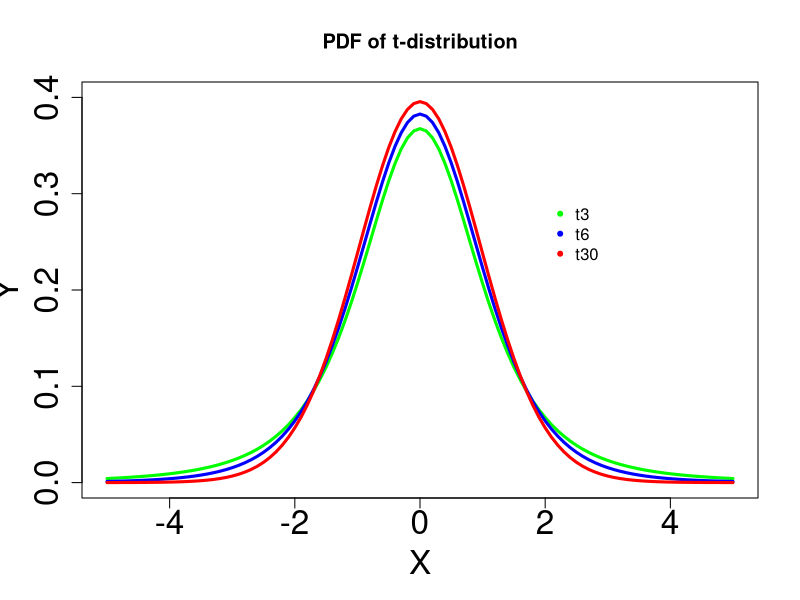
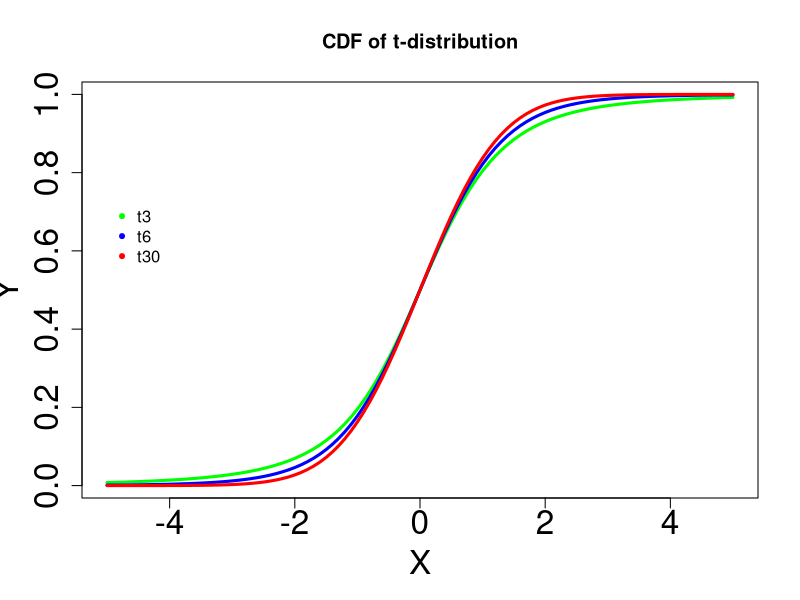

Write the R code that produced these figures, in order.

# clear all variables
rm(list = ls(all = TRUE))
graphics.off()

xx = seq(-5, 5, by = 0.1)

# Pdf of t-distribution with df=3, df=6, df=30 
plot(xx, dt(xx, df = 3), type = "l", ylim = c(0, 0.4), ylab = "Y", xlab = "X", col = "green", 
    lwd = 3, cex.lab = 2, cex.axis = 2)  
lines(xx, dt(xx, df = 6), type = "l", col = "blue", lwd = 3)
lines(xx, dt(xx, df = 30), type = "l", col = "red", lwd = 3) 
legend(x = 2, y = 0.3, legend = c("t3", "t6", "t30"), pch = c(20, 20, 20), col = c("green", 
    "blue", "red"), bty = "n")
title("PDF of t-distribution")

# Cdf of t-distribution with df=3, df=6, df=30 
dev.new()
plot(xx, pt(xx, df = 3), type = "l", ylab = "Y", xlab = "X", col = "green", lwd = 3, 
    cex.lab = 2, cex.axis = 2) 
lines(xx, pt(xx, df = 6), type = "l", col = "blue", lwd = 3) 
lines(xx, pt(xx, df = 30), type = "l", col = "red", lwd = 3)  
legend(x = -5, y = 0.74, legend = c("t3", "t6", "t30"), pch = c(20, 20, 20), col = c("green", 
    "blue", "red"), bty = "n")
title("CDF of t-distribution") 
